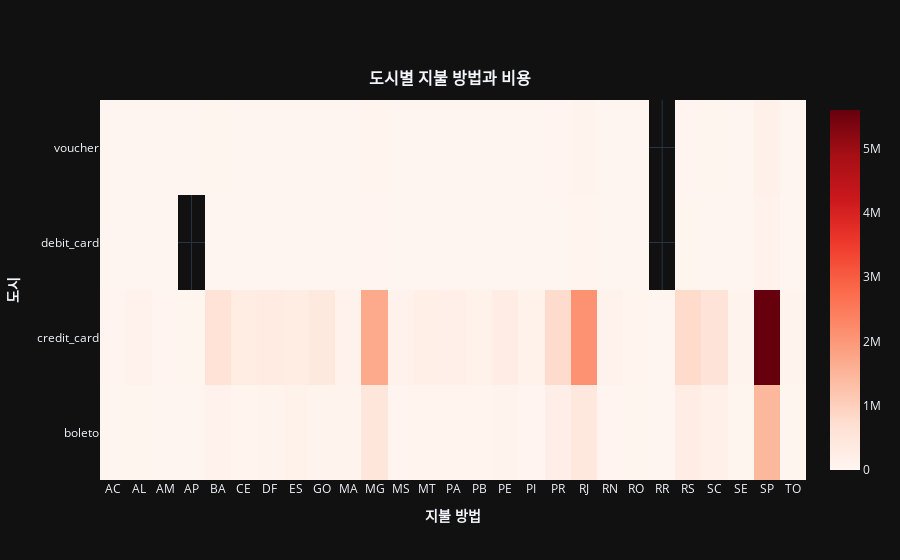

Notebook code cell kept with this figure:
### Code cell
layout = {
    'title':  {
            "text": "<b>도시별 지불 방법과 비용</b>",
            "x": 0.5,
            "y": 0.87,
            "font": {
                "size": 16
            }
    },
    'xaxis': {
        'title': '<b>지불 방법</b>',
        'showticklabels':True,
        'dtick': 1
    },
    "yaxis": {
        "title": "<b>도시</b>"
    },
    "template":'plotly_dark'
}
products_state_payment_value.iplot(kind = 'heatmap', x = 'customer_state', y = 'payment_type', z = 'payment_value', colorscale = 'Reds', layout = layout)

# boleto: 기프티콘처럼 바코드 그려져 있는데 그게 통장이랑 연결됨 기프티콘 + 페이 느낌
# SP 즉 상파울루가 너무 압도적이라서 불만 값을 조정함
# 빈칸은 아예 그 지불수단을 사용하지 않은 경우

### Figure 1 — Plotly figure (JSON) as saved in the notebook; plotly's stock layout.template omitted (floating-point values rounded to 4 significant figures)
{"data": [{"colorscale": [[0, "rgb(255,245,240)"], [0.125, "rgb(254,224,210)"], [0.25, "rgb(252,187,161)"], [0.375, "rgb(252,146,114)"], [0.5, "rgb(251,106,74)"], [0.625, "rgb(239,59,44)"], [0.75, "rgb(203,24,29)"], [0.875, "rgb(165,15,21)"], [1, "rgb(103,0,13)"]], "type": "heatmap", "x": ["AC", "AC", "AC", "AC", "AL", "AL", "AL", "AL", "AM", "AM", "AM", "AM", "AP", "AP", "AP", "BA", "BA", "BA", "BA", "CE", "CE", "CE", "CE", "DF", "DF", "DF", "DF", "ES", "ES", "ES", "ES", "GO", "GO", "GO", "GO", "MA", "MA", "MA", "MA", "MG", "MG", "MG", "MG", "MS", "MS", "MS", "MS", "MT", "MT", "MT", "MT", "PA", "PA", "PA", "PA", "PB", "PB", "PB", "PB", "PE", "PE", "PE", "PE", "PI", "PI", "PI", "PI", "PR", "PR", "PR", "PR", "RJ", "RJ", "RJ", "RJ", "RN", "RN", "RN", "RN", "RO", "RO", "RO", "RO", "RR", "RR", "RS", "RS", "RS", "RS", "SC", "SC", "SC", "SC", "SE", "SE", "SE", "SE", "SP", "SP", "SP", "SP", "TO", "TO", "TO", "TO"], "y": ["boleto", "credit_card", "debit_card", "voucher", "boleto", "credit_card", "debit_card", "voucher", "boleto", "credit_card", "debit_card", "voucher", "boleto", "credit_card", "voucher", "boleto", "credit_card", "debit_card", "voucher", "boleto", "credit_card", "debit_card", "voucher", "boleto", "credit_card", "debit_card", "voucher", "boleto", "credit_card", "debit_card", "voucher", "boleto", "credit_card", "debit_card", "voucher", "boleto", "credit_card", "debit_card", "voucher", "boleto", "credit_card", "debit_card", "voucher", "boleto", "credit_card", "debit_card", "voucher", "boleto", "credit_card", "debit_card", "voucher", "boleto", "credit_card", "debit_card", "voucher", "boleto", "credit_card", "debit_card", "voucher", "boleto", "credit_card", "debit_card", "voucher", "boleto", "credit_card", "debit_card", "voucher", "boleto", "credit_card", "debit_card", "voucher", "boleto", "credit_card", "debit_card", "voucher", "boleto", "credit_card", "debit_card", "voucher", "boleto", "credit_card", "debit_card", "voucher", "boleto", "credit_card", "boleto", "credit_card", "debit_card", "voucher", "boleto", "credit_card", "debit_card", "voucher", "boleto", "credit_card", "debit_card", "voucher", "boleto", "credit_card", "debit_card", "voucher", "boleto", "credit_card", "debit_card", "voucher"], "z": [3908.0, 19710.0, 349.6, 797.1, 16010.0, 89400.0, 625.7, 1706.0, 6362.0, 26500.0, 152.0, 210.8, 4813.0, 16470.0, 237.4, 126800.0, 612700.0, 6700.0, 16150.0, 41200.0, 276000.0, 3073.0, 6931.0, 63920.0, 343700.0, 1696.0, 8769.0, 106000.0, 278100.0, 4551.0, 7727.0, 76470.0, 394700.0, 4283.0, 7520.0, 66420.0, 124100.0, 518.3, 2123.0, 484200.0, 1707000.0, 25180.0, 40620.0, 33840.0, 124000.0, 1675.0, 2477.0, 47680.0, 199200.0, 1097.0, 2231.0, 47640.0, 187300.0, 4916.0, 4375.0, 49610.0, 116300.0, 5426.0, 2843.0, 53900.0, 291800.0, 3074.0, 6230.0, 24140.0, 105500.0, 970.0, 2209.0, 220000.0, 768400.0, 10300.0, 21480.0, 458600.0, 2103000.0, 41580.0, 54280.0, 20200.0, 89490.0, 1498.0, 3134.0, 15520.0, 47810.0, 450.2, 496.5, 3134.0, 7865.0, 257000.0, 796100.0, 12170.0, 25610.0, 170000.0, 567600.0, 7937.0, 13200.0, 15880.0, 63580.0, 1764.0, 4250, 1458000.0, 5601000.0, 101100.0, 151700.0, 14310.0, 53360.0, 896.6, 1688.0], "zmax": 5601000.0, "zmin": 152.0}], "layout": {"title": {"font": {"size": 16}, "text": "<b>도시별 지불 방법과 비용</b>", "x": 0.5, "y": 0.87}, "xaxis": {"dtick": 1, "showticklabels": true, "title": {"text": "<b>지불 방법</b>"}}, "yaxis": {"title": {"text": "<b>도시</b>"}}}}
